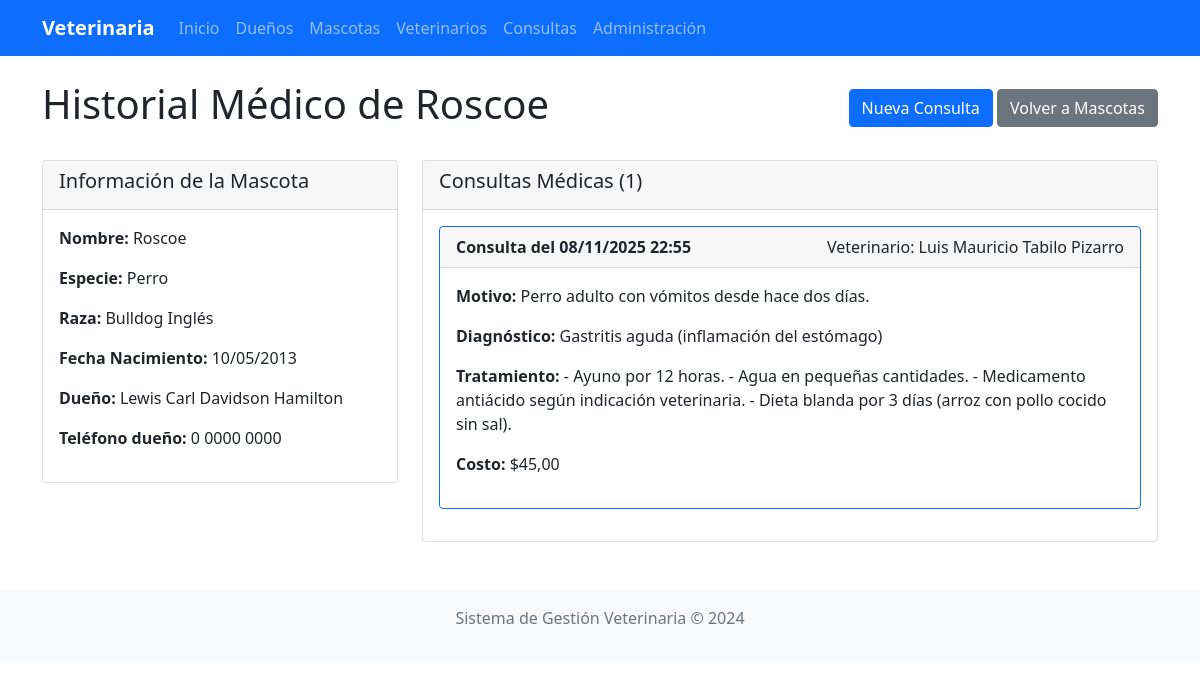
The page /mascotas/1/historial/ (signed in) on the database its author committed.
### clinica/models.py (models this page shows, shortened)
class Mascota(models.Model):
    nombre = models.CharField(max_length=100)
    especie = models.CharField(max_length=50, blank=True, null=True)
    raza = models.CharField(max_length=50, blank=True, null=True)
    fecha_nacimiento = models.DateField(blank=True, null=True)
    dueno = models.ForeignKey(Dueno, on_delete=models.CASCADE)
    fecha_registro = models.DateTimeField(auto_now_add=True)
    activo = models.BooleanField(default=True)
    fecha_eliminacion = models.DateTimeField(blank=True, null=True)
    objects = SoftDeleteManager()

class Persona(models.Model):
    nombre = models.CharField(max_length=100)
    telefono = models.CharField(max_length=20, blank=True, null=True)
    email = models.EmailField(blank=True, null=True)
    class Meta:
        abstract = True

class Dueno(Persona):
    direccion = models.TextField(blank=True, null=True)
    fecha_registro = models.DateTimeField(auto_now_add=True)
    activo = models.BooleanField(default=True)
    fecha_eliminacion = models.DateTimeField(blank=True, null=True)
    objects = SoftDeleteManager()
    class Meta:
        verbose_name_plural = "Dueños"

class Consulta(models.Model):
    mascota = models.ForeignKey(Mascota, on_delete=models.CASCADE)
    veterinario = models.ForeignKey(Veterinario, on_delete=models.SET_NULL, null=True, blank=True)
    motivo = models.TextField()
    diagnostico = models.TextField(blank=True, null=True)
    tratamiento = models.TextField(blank=True, null=True)
    observaciones = models.TextField(blank=True, null=True)
    costo = models.DecimalField(max_digits=10, decimal_places=2, default=0.00)
    fecha_consulta = models.DateTimeField(auto_now_add=True)
    activo = models.BooleanField(default=True)
    fecha_eliminacion = models.DateTimeField(blank=True, null=True)
    objects = SoftDeleteManager()

class Veterinario(Persona):
    especialidad = models.CharField(max_length=100, blank=True, null=True)
    activo = models.BooleanField(default=True)
    fecha_eliminacion = models.DateTimeField(blank=True, null=True)
    objects = SoftDeleteManager()

### clinica/views.py (the view)
# urls.py: path('mascotas/<int:mascota_id>/historial/', views.historial_mascota, name='historial_mascota'),
@login_required
def historial_mascota(request, mascota_id):
    try:
        mascota = Mascota.objects.get(id=mascota_id)
        consultas = Consulta.objects.filter(mascota=mascota, activo=True).select_related('veterinario').order_by('-fecha_consulta')
        return render(request, 'clinica/historial_mascota.html', {
            'mascota': mascota,
            'consultas': consultas
        })
    except Mascota.DoesNotExist:
        messages.error(request, '❌ Mascota no encontrada')
        return redirect('lista_mascotas')

### clinica/models.py (called while the page is built)
    def get_queryset(self):
        return super().get_queryset().filter(activo=True)

### templates/clinica/historial_mascota.html (shortened to what this page needs)
{% extends 'base.html' %}
{% block content %}
<div class="d-flex justify-content-between align-items-center mb-4">
    <h1>Historial Médico de {{ mascota.nombre }}</h1>
    <div>
        <a href="{% url 'agregar_consulta' %}" class="btn btn-primary">Nueva Consulta</a>
        <a href="{% url 'lista_mascotas' %}" class="btn btn-secondary">Volver a Mascotas</a>
    </div>
</div>
<div class="row">
    <div class="col-md-4">
        <div class="card">
            <div class="card-header">
                <h5>Información de la Mascota</h5>
            </div>
            <div class="card-body">
                <p><strong>Nombre:</strong> {{ mascota.nombre }}</p>
                <p><strong>Especie:</strong> {{ mascota.especie|default:"-" }}</p>
                <p><strong>Raza:</strong> {{ mascota.raza|default:"-" }}</p>
                <p><strong>Fecha Nacimiento:</strong> {{ mascota.fecha_nacimiento|date:"d/m/Y"|default:"-" }}</p>
                <p><strong>Dueño:</strong> {{ mascota.dueno.nombre }}</p>
                <p><strong>Teléfono dueño:</strong> {{ mascota.dueno.telefono|default:"-" }}</p>
            </div>
        </div>
    </div>
    <div class="col-md-8">
        <div class="card">
            <div class="card-header d-flex justify-content-between align-items-center">
                <h5>Consultas Médicas ({{ consultas|length }})</h5>
            </div>
            <div class="card-body">
                {% if consultas %}
                    {% for consulta in consultas %}
                    <div class="card mb-3 {% if forloop.first %}border-primary{% endif %}">
                        <div class="card-header">
                            <strong>Consulta del {{ consulta.fecha_consulta|date:"d/m/Y H:i" }}</strong>
                            {% if consulta.veterinario %}
                                <span class="float-end">Veterinario: {{ consulta.veterinario.nombre }}</span>
                            {% endif %}
                        </div>
                        <div class="card-body">
                            <p><strong>Motivo:</strong> {{ consulta.motivo }}</p>
                            {% if consulta.diagnostico %}
                                <p><strong>Diagnóstico:</strong> {{ consulta.diagnostico }}</p>
                            {% endif %}
                            {% if consulta.tratamiento %}
                                <p><strong>Tratamiento:</strong> {{ consulta.tratamiento }}</p>
                            {% endif %}
                            {% if consulta.costo %}
                                <p><strong>Costo:</strong> ${{ consulta.costo }}</p>
                            {% endif %}
                        </div>
                    </div>
                    {% endfor %}
                {% else %}
                    <div class="alert alert-info">
                        <p class="mb-0">No hay consultas registradas para esta mascota.</p>
                    </div>
                {% endif %}
            </div>
        </div>
    </div>
</div>
{% endblock %}

### templates/base.html (style rules this page uses)
.card { transition: transform 0.2s; }

### rows shown on the page
Mascota: nombre "Roscoe", especie "Perro", raza "Bulldog Inglés", fecha_nacimiento "10/05/2013", dueno.nombre "Lewis Carl Davidson Hamilton", dueno.telefono "0 0000 0000"
Consulta: fecha_consulta "08/11/2025 22:55", veterinario.nombre "Luis Mauricio Tabilo Pizarro", motivo "Perro adulto con vómitos desde hace dos días.", diagnostico "Gastritis aguda (inflamación del estómago)", tratamiento "- Ayuno por 12 horas. - Agua en pequeñas cantidades. - Medicamento antiácido según indicación veterinaria. - Dieta blanda por 3 días (arroz con pollo cocido sin sal).", costo "45,00"

### other values the page prints
{{ consultas|length }} "1"
